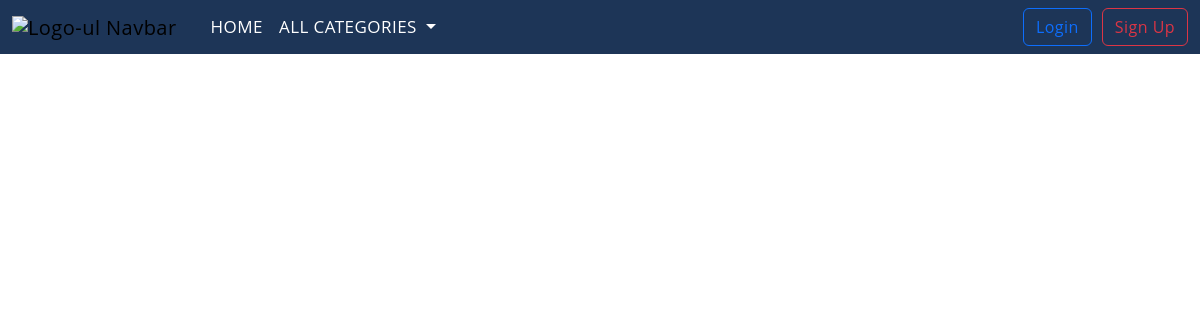
/wish_list/, run on an earlier commit of the app's database.
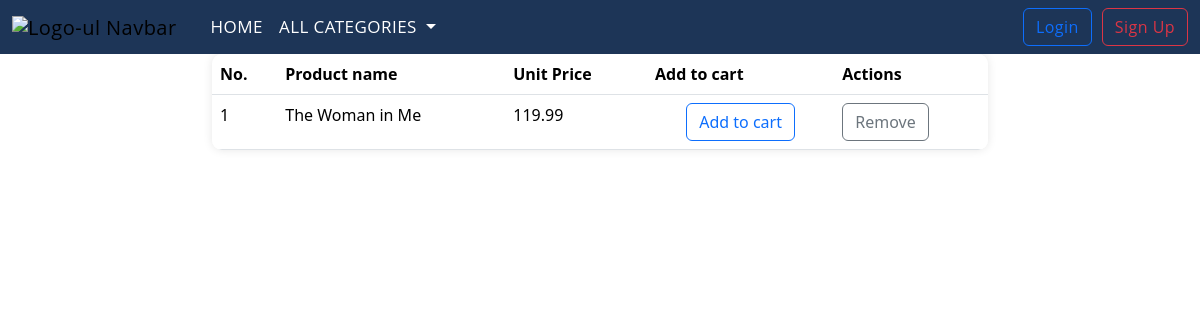
And on a later commit of the database.
### order/models.py (models this page shows, shortened)
class OrderCart(models.Model):
    user = models.ForeignKey(User, on_delete=models.CASCADE)
    product = models.ForeignKey(Product, on_delete=models.CASCADE)
    cart_item = models.BooleanField(default=False)
    wishlist_item = models.BooleanField(default=False)
    quantity = models.IntegerField()
    created_at = models.DateTimeField(auto_now_add=True)
    amount = models.IntegerField(null=True)

### product/models.py (models this page shows, shortened)
class Product(models.Model):
    category = models.ForeignKey(Category, on_delete=models.CASCADE, null=True)
    title = models.CharField(max_length=100)
    author = models.CharField(max_length=50, null=True)
    description = models.TextField(max_length=1000)
    image = models.ImageField(upload_to='product_images/', null=True)
    price = models.DecimalField(max_digits=8, decimal_places=2)
    in_stock = models.BooleanField(default=True)
    is_active = models.BooleanField(default=True)
    created_at = models.DateTimeField(auto_now_add=True)
    updated_at = models.DateTimeField(auto_now=True)
    recommended_age = models.CharField(max_length=20, null=True, blank=True)
    language = models.CharField(max_length=50, null=True)
    publication_date = models.DateField(null=True, blank=True)
    publisher = models.CharField(max_length=255, null=True)
    cover_type = models.CharField(max_length=50, null=True)
    page_count = models.IntegerField(null=True)
    isbn = models.CharField(max_length=13, null=True)
    dimensions_length = models.DecimalField(max_digits=5, decimal_places=2,
                                            null=True, blank=True)
    dimensions_height = models.DecimalField(max_digits=5, decimal_places=2,
                                            null=True, blank=True)

### order/views.py (the view)
# urls.py: path('wish_list/', views.ListViewWishList.as_view(), name='wish-list'),
class ListViewWishList(ListView):
    template_name = 'order/wish_list.html'
    model = OrderCart
    context_object_name = 'wish_lists'
    def get_queryset(self):
        return OrderCart.objects.filter(wishlist_item=1)

### online_store/context_processors.py (called while the page is built)
def get_all_categories(request):
    categories = Category.objects.all()
    return {'categories': categories}

### templates/order/wish_list.html (shortened to what this page needs)
{% extends 'base.html' %}
{% load static %}
{% block content %}
    <div class="container-fluid content-holder">
        <div class="row">
            <div class="col-md-8 offset-md-2">
                {% if wish_lists %}
                    <table class="table">
                        <thead>
                        <tr>
                            <th>No.</th>
                            <th>Product name</th>
                            <th>Unit Price</th>
                            <th>Add to cart</th>
                            <th>Actions</th>
                        </tr>
                        </thead>
                        <tbody>
                        {% for wish_list in wish_lists %}
                            <tr>
                                <td>{{ forloop.counter }}</td>
                                <td>{{ wish_list.product.title }}</td>
                                <td>{{ wish_list.product.price }}</td>
                                <td>
                                    <div class="card-footer text-center">
                                        <a href="{% url 'move-favorites-to-cart' wish_list.id %}" class="btn btn-outline-primary">Add to cart</a>
                            </div>
                                </td>
                                <td><a href="{% url 'delete-from-wishlist' wish_list.id %}" class="btn btn-outline-secondary">Remove</a></td>
                            </tr>
                        {% endfor %}
                        </tbody>
                    </table>
                {% endif %}
            </div>
        </div>
    </div>
{% endblock %}

What changed in the data, as far as the page shows it:
added OrderCart: product "The Woman in Me", product.price "119.99"
Also different on the page:
text now shown: "No. Product name Unit Price Add to cart Actions"
